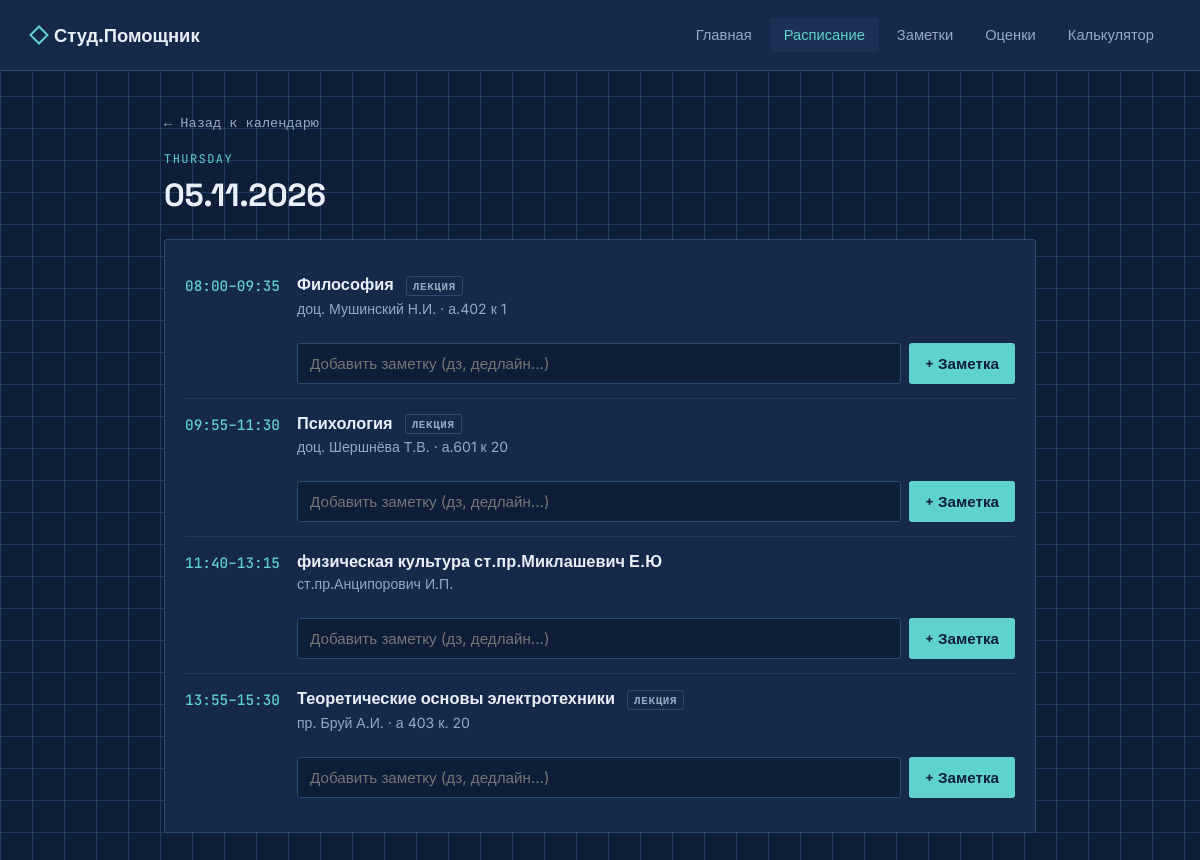
/schedule/2026-11-05, run on the app's committed database.
### models.py (models this page shows, shortened)
class Schedule(db.Model):
    __tablename__ = "schedule"
    id = db.Column(db.Integer, primary_key=True)
    date = db.Column(db.Date, nullable=False)
    day = db.Column(db.String(20), nullable=False)
    time_start = db.Column(db.String(5), nullable=False)
    time_end = db.Column(db.String(5), nullable=False)
    subject = db.Column(db.String(200), nullable=False)
    lesson_type = db.Column(db.String(50), nullable=True)
    teacher = db.Column(db.String(200), nullable=True)
    room = db.Column(db.String(50), nullable=True)
    notes = db.relationship("Note", backref="schedule", lazy=True)

### app.py (the view, shortened to what this page needs)
@app.route('/schedule/<date_str>', methods=['GET', 'POST'])
def schedule_day(date_str):
    try:
        selected_date = datetime.strptime(date_str, '%Y-%m-%d').date()
    except ValueError:
        return "Некорректная дата", 400
    lessons = Schedule.query.filter_by(date=selected_date).order_by(Schedule.time_start).all()
    return render_template('schedule_day.html', selected_date=selected_date, lessons=lessons)

### templates/schedule_day.html (shortened to what this page needs)
{% extends "base.html" %}
{% block content %}
    <a href="{{ url_for('schedule_calendar', year=selected_date.year, month=selected_date.month) }}" class="back-link">← Назад к календарю</a>
    <div class="eyebrow">{{ selected_date.strftime('%A').capitalize() }}</div>
    <h1>{{ selected_date.strftime('%d.%m.%Y') }}</h1>
    <div class="card" style="margin-top: 24px;">
        {% if lessons %}
            {% for lesson in lessons %}
                <div class="lesson" style="flex-direction: column; align-items: stretch;">
                    <div style="display: flex; gap: 16px;">
                        <div class="lesson-time mono">{{ lesson.time_start }}–{{ lesson.time_end }}</div>
                        <div class="lesson-body">
                            <div class="lesson-subject">
                                {{ lesson.subject }}
                                {% if lesson.lesson_type %}
                                    <span class="lesson-type">{{ lesson.lesson_type }}</span>
                                {% endif %}
                            </div>
                            <div class="lesson-meta">
                                {% if lesson.teacher %}{{ lesson.teacher }}{% endif %}
                                {% if lesson.room %} · {{ lesson.room }}{% endif %}
                            </div>
                        </div>
                    </div>
                    <form method="post" style="margin: 10px 0 0 112px;">
                        <div style="display: flex; gap: 8px;">
                            <input type="text" name="text" placeholder="Добавить заметку (дз, дедлайн...)" style="margin: 0;">
                            <button type="submit" class="btn" style="margin: 0; padding: 10px 16px; white-space: nowrap;">+ Заметка</button>
                        </div>
                    </form>
                </div>
            {% endfor %}
        {% else %}
            <div class="empty-state">В этот день пар нет</div>
        {% endif %}
    </div>
{% endblock %}

### static/style.css (style rules this page uses)
:root { --bg: #0F1E38; --bg-elevated: #16294A; --bg-elevated-2: #1C3155; --line: #2D4A72; --line-soft: #203C63; --accent: #5FD1CE; --accent-dim: #3A8B8A; --amber: #E8A33D; --text: #E9EFF6; --text-dim: #93A8C4; --text-faint: #5E7599; --radius: 3px; }
* { box-sizing: border-box; }
body { margin: 0; background-color: var(--bg); background-image: linear-gradient(var(--line-soft) 1px, transparent 1px), linear-gradient(90deg, var(--line-soft) 1px, transparent 1px); background-size: 32px 32px; color: var(--text); font-family: 'Inter', sans-serif; min-height: 100vh; }
h1, h2, h3 { font-family: 'Space Grotesk', sans-serif; font-weight: 700; margin: 0 0 0.5em 0; letter-spacing: -0.01em; }
a { color: var(--accent); text-decoration: none; }
.mono { font-family: 'JetBrains Mono', monospace; }
.eyebrow { font-family: 'JetBrains Mono', monospace; font-size: 0.75rem; letter-spacing: 0.12em; text-transform: uppercase; color: var(--accent); margin-bottom: 8px; }
.card { background: var(--bg-elevated); border: 1px solid var(--line); border-radius: var(--radius); padding: 20px; margin-bottom: 16px; }
.lesson { display: flex; gap: 16px; align-items: flex-start; padding: 14px 0; border-bottom: 1px solid var(--line-soft); }
.lesson:last-child { border-bottom: none; }
.lesson-time { font-family: 'JetBrains Mono', monospace; font-weight: 500; color: var(--accent); white-space: nowrap; min-width: 96px; font-size: 0.9rem; padding-top: 2px; }
.lesson-body { flex: 1; }
.lesson-subject { font-weight: 600; font-size: 1.02rem; }
.lesson-type { display: inline-block; font-family: 'JetBrains Mono', monospace; font-size: 0.68rem; text-transform: uppercase; letter-spacing: 0.06em; padding: 2px 6px; border: 1px solid var(--line); border-radius: var(--radius); color: var(--text-dim); margin-left: 8px; vertical-align: middle; }
.lesson-meta { color: var(--text-dim); font-size: 0.88rem; margin-top: 4px; }
input, select, textarea { width: 100%; background: var(--bg); border: 1px solid var(--line); color: var(--text); padding: 10px 12px; border-radius: var(--radius); font-family: 'Inter', sans-serif; font-size: 0.95rem; }
button.btn { font-family: 'Space Grotesk', sans-serif; font-weight: 600; background: var(--accent); color: var(--bg); border: none; padding: 11px 22px; border-radius: var(--radius); cursor: pointer; font-size: 0.95rem; margin-top: 18px; }
.back-link { display: inline-block; margin-bottom: 20px; font-family: 'JetBrains Mono', monospace; font-size: 0.85rem; color: var(--text-dim); }

### data on the page
Schedule: time_start "08:00", time_end "09:35", subject "Философия", lesson_type "ЛЕКЦИЯ", teacher "доц. Мушинский Н.И.", room "а.402 к 1"
Schedule: time_start "09:55", time_end "11:30", subject "Психология", lesson_type "ЛЕКЦИЯ", teacher "доц. Шершнёва Т.В.", room "а.601 к 20"
Schedule: time_start "11:40", time_end "13:15", subject "физическая культура ст.пр.Миклашевич Е.Ю", teacher "ст.пр.Анципорович И.П."
Schedule: time_start "13:55", time_end "15:30", subject "Теоретические основы электротехники", lesson_type "ЛЕКЦИЯ", teacher "пр. Бруй А.И.", room "а 403 к. 20"

### other printed values
{{ selected_date.strftime('%A').capitalize() }} "THURSDAY"
{{ selected_date.strftime('%d.%m.%Y') }} "05.11.2026"
